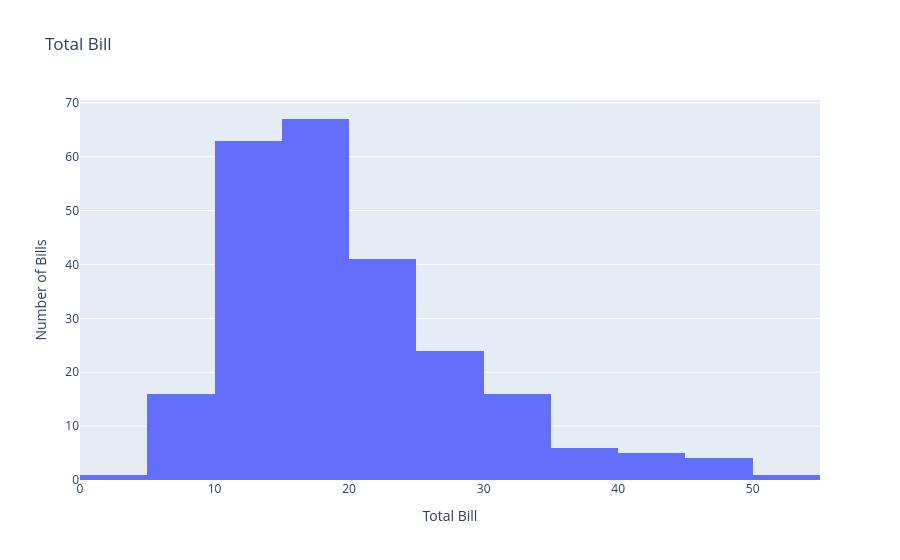

The code cell stored with this chart in its notebook:
### Code cell
fig = px.histogram(tips_df, x='total_bill',
                   nbins=20, title='Total Bill',
                   labels={'total_bill': 'Total Bill'})
fig.update_yaxes(title_text='Number of Bills')
fig.show()

### Figure 1 — Plotly figure (JSON) as saved in the notebook; plotly's stock layout.template omitted (floating-point values rounded to 4 significant figures; data arrays with more than 128 entries replaced by an {"elided": "..."} marker saying what was removed)
{"data": [{"bingroup": "x", "hovertemplate": "Total Bill=%{x}<br>count=%{y}<extra></extra>", "legendgroup": "", "marker": {"color": "#636efa", "pattern": {"shape": ""}}, "name": "", "nbinsx": 20, "orientation": "v", "showlegend": false, "type": "histogram", "x": {"elided": "244 float values"}, "xaxis": "x", "yaxis": "y"}], "layout": {"barmode": "relative", "legend": {"tracegroupgap": 0}, "title": {"text": "Total Bill"}, "xaxis": {"anchor": "y", "domain": [0, 1], "title": {"text": "Total Bill"}}, "yaxis": {"anchor": "x", "domain": [0, 1], "title": {"text": "Number of Bills"}}}}
